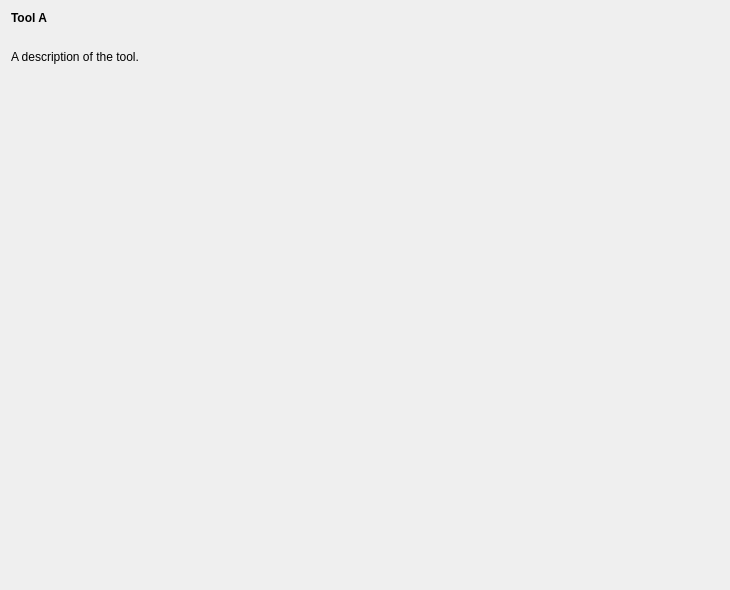
<?xml version="1.0" encoding="UTF-8"?>
<ui version="4.0">
 <class>IntroStep</class>
 <widget class="QWidget" name="IntroStep">
  <property name="geometry">
   <rect>
    <x>0</x>
    <y>0</y>
    <width>730</width>
    <height>590</height>
   </rect>
  </property>
  <property name="windowTitle">
   <string/>
  </property>
  <layout class="QVBoxLayout" name="verticalLayout">
   <property name="spacing">
    <number>25</number>
   </property>
   <item>
    <widget class="QLabel" name="label">
     <property name="text">
      <string>&lt;html&gt;&lt;head/&gt;&lt;body&gt;&lt;p&gt;&lt;span style=&quot; font-weight:600;&quot;&gt;Tool A&lt;/span&gt;&lt;/p&gt;&lt;/body&gt;&lt;/html&gt;</string>
     </property>
    </widget>
   </item>
   <item>
    <widget class="QLabel" name="label_2">
     <property name="text">
      <string>A description of the tool.</string>
     </property>
    </widget>
   </item>
   <item>
    <spacer name="verticalSpacer">
     <property name="orientation">
      <enum>Qt::Vertical</enum>
     </property>
     <property name="sizeHint" stdset="0">
      <size>
       <width>20</width>
       <height>40</height>
      </size>
     </property>
    </spacer>
   </item>
  </layout>
 </widget>
 <resources/>
 <connections/>
</ui>
